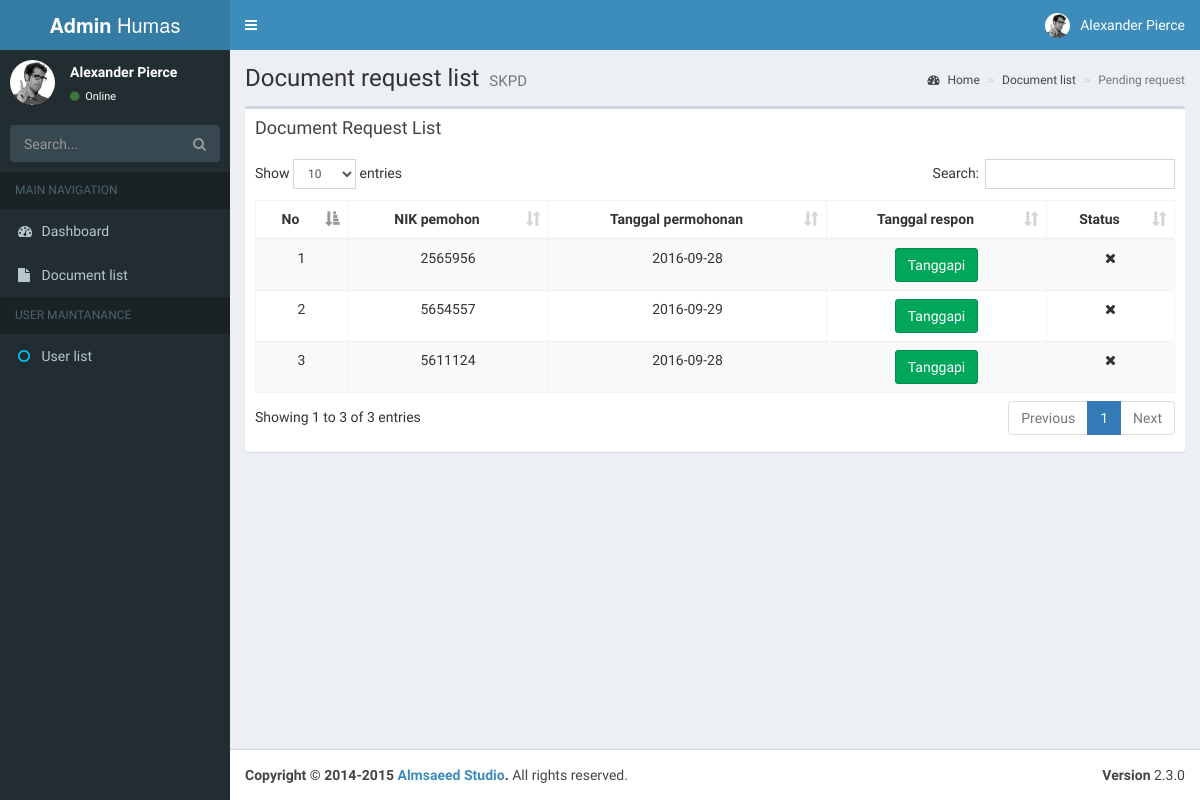
Before: /index.php/humas/pendingRequest with the older database file.
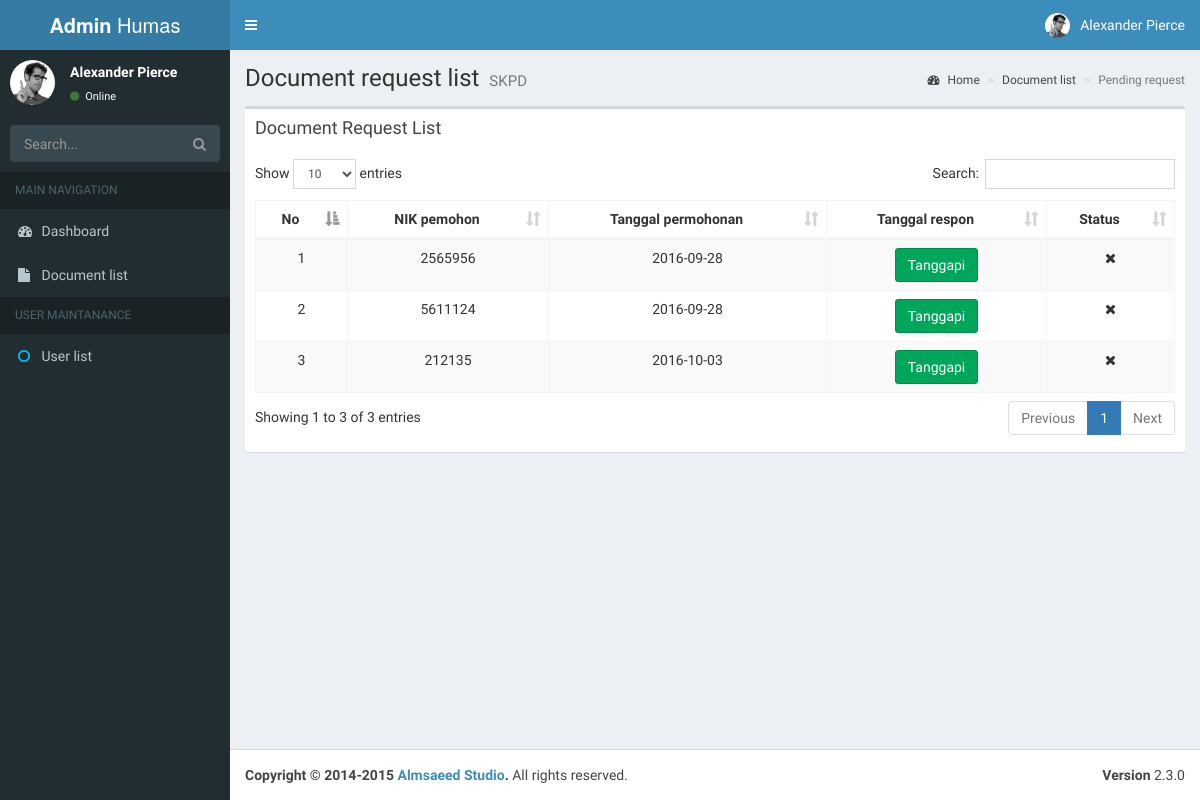
After: the same page with the newer database file.
### tables this page shows
CREATE TABLE `t_request` (
  `id` int(16) NOT NULL,
  `nik_pemohon` int(32) NOT NULL,
  `request_at` date NOT NULL,
  `response_at` date DEFAULT NULL,
  `kode_skpd` varchar(25) NOT NULL
);

### application/controllers/Humas.php (called while the page is built, shortened)
<?php
class Humas extends CI_Controller{
    function __construct() {
        $this->load->model(array('model_humas'));
    }
    public function pendingRequest(){
        $data['pending']=$this->model_humas->getAllPendingReq();
        $this->load->view('humas/header');
        $this->load->view('humas/pending',$data);
        $this->load->view('humas/footer');
    }
}

### index.php (called while the page is built, shortened)
<?php
require_once BASEPATH.'core/CodeIgniter.php';

### application/models/model_humas.php (called while the page is built, shortened)
<?php
class Model_humas extends CI_model{
    function getAllPendingReq(){
         return $this->db->query("SELECT * FROM t_request WHERE response_at IS NULL;");
    }
}

### application/views/humas/pending.php (the view)
<div class="content-wrapper">
  <section class="content-header">
    <h1>
      Document request list
      <small>SKPD </small>
    </h1>
    <ol class="breadcrumb">
      <li><a href="<?= base_url() ?>humas/index"><i class="fa fa-dashboard"></i> Home</a></li>
      <li><a href="<?= base_url() ?>humas/index">Document list</a></li>
      <li class="active">Pending request</li>
    </ol>
  </section>
  <section class="content">
    <div class="box">
        <div class="box-header">
          <h3 class="box-title">Document Request List</h3>
        </div>
        <div class="box-body">
          <table id="example1" class="table table-bordered table-striped dataTable text-center">
            <thead>
              <tr role="row">
                <th>No</th>
                <th>NIK pemohon</th>
                <th>Tanggal permohonan</th>
                <th>Tanggal respon</th>
                <th>Status</th>
              </tr>
            </thead>
            <tbody>
              <?php
              $no=1;
              foreach ($pending->result() as $pen) { ?>
              <tr role="row">
                <td><?php echo $no ;?></td>
                <td><?php echo $pen->nik_pemohon;?></td>
                <td><?php echo $pen->request_at;?></td>
                <td><?php echo ($pen->response_at==TRUE)? $req->response_at : '<button type="button" class="btn btn-success">Tanggapi</button>'; ?>
                </td>
                <td><?php echo ($pen->response_at==TRUE)? '<i class="fa fa-fw fa-check"></i>' : '<i class="fa fa-fw fa-close"></i>'; ?></td>
              <?php $no++; };?>
            </tbody>
          </table>
        </div>
      </div>
    </section>
  </div>

Changed rows visible on the page:
no longer on this page (row edited): t_request: nik_pemohon "5654557", request_at "2016-09-29", shows "Tanggapi"
added t_request: nik_pemohon "212135", request_at "2016-10-03", shows "Tanggapi"
